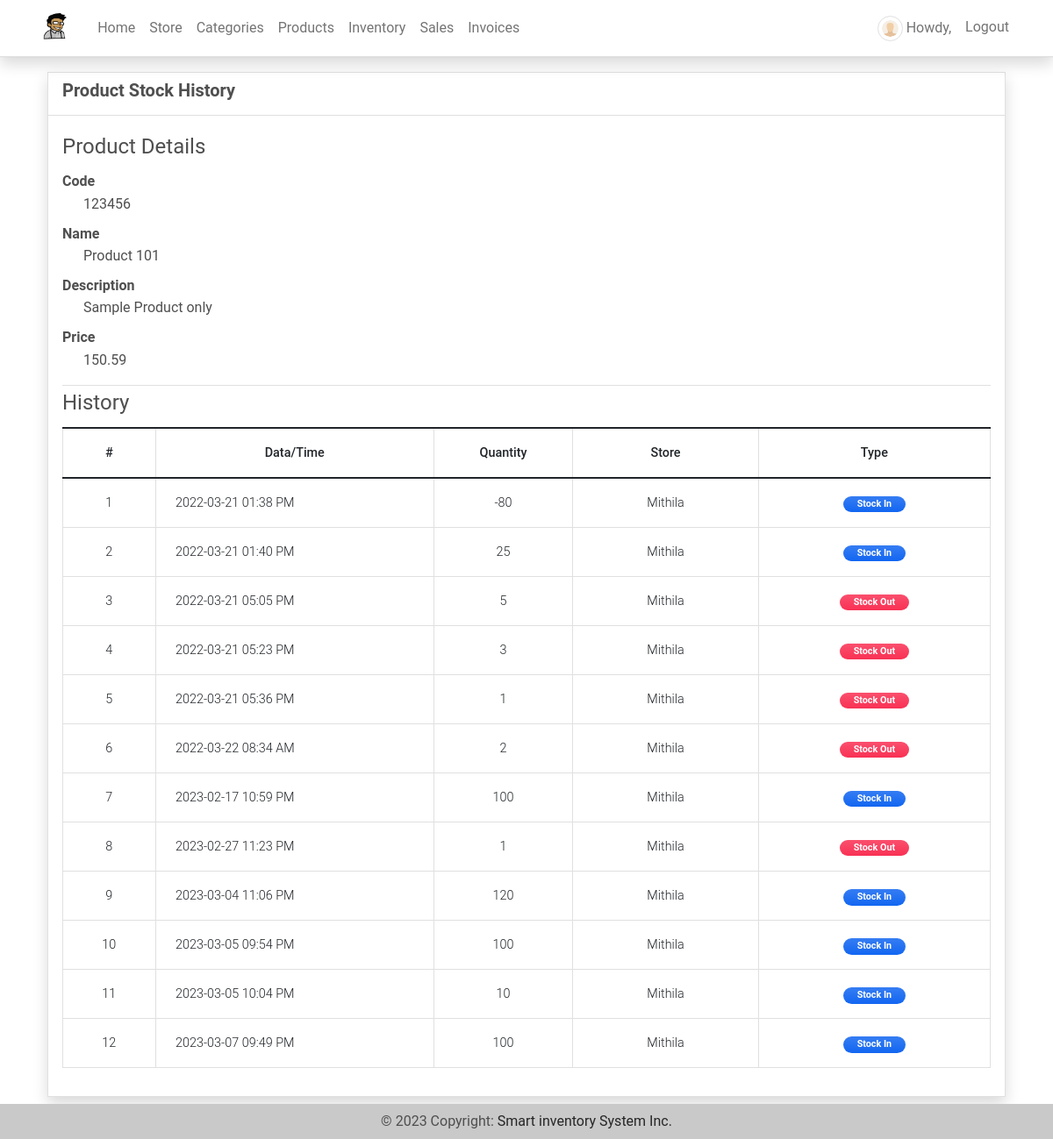
The page /inventory/1 (signed in) on the database as committed earlier.
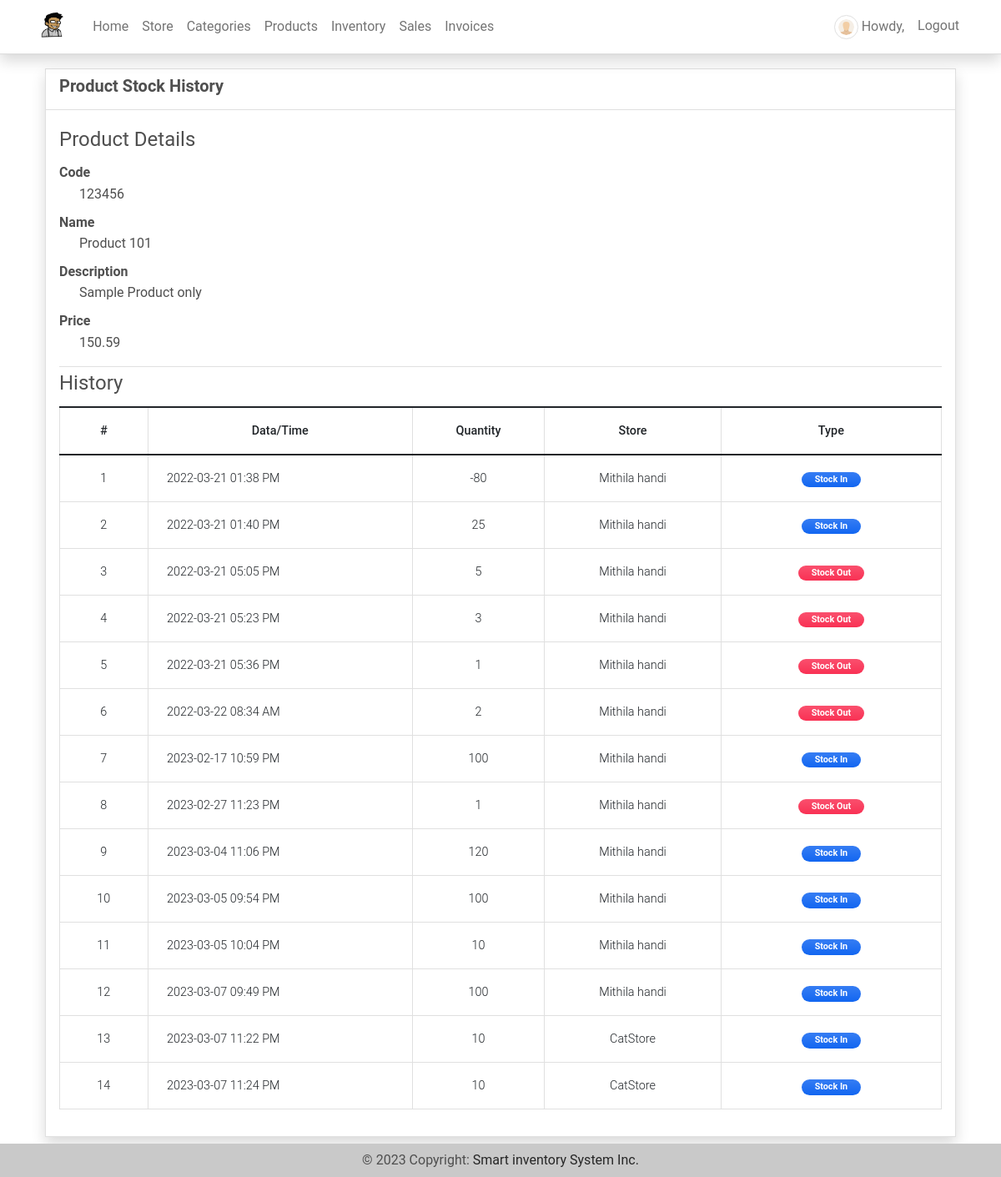
The same page on the database as committed later.
### imsApp/models.py (models this page shows, shortened)
class Stock(models.Model):
    product = models.ForeignKey(Product, on_delete=models.CASCADE)
    quantity = models.FloatField(default=0)
    store = models.ForeignKey(Store,on_delete=models.CASCADE,default=1)
    type = models.CharField(max_length=2,choices=(('1','Stock-in'),('2','Stock-Out')), default = 1)
    date_created = models.DateTimeField(default=timezone.now)
    date_updated = models.DateTimeField(auto_now=True)

class Store(models.Model):
    name = models.CharField(max_length=250)
    address = models.TextField()
    category = models.ForeignKey(Category, on_delete=models.CASCADE)
    products = models.ManyToManyField(Product, through='StoreProduct')
    date_created = models.DateTimeField(default=timezone.now)
    date_updated = models.DateTimeField(auto_now=True)
    owner = models.OneToOneField(User, default=1,on_delete=models.CASCADE ,blank=True, null=True)
    def __str__(self):
        return self.name

### imsApp/views.py (the view, shortened to what this page needs)
# urls.py: path('inventory/<int:pk>',views.inv_history,name='inventory-history-page'),
@login_required
def inv_history(request, pk= None):
    context['page_title'] = 'Inventory History'
    if pk is None:
        messages.error(request, "Product ID is not recognized")
        return redirect('inventory-page')
    else:
        if request.user.is_superuser:
            product = Product.objects.get(id = pk)
            stocks = Stock.objects.filter(product = product).all()
            context['product'] = product
            context['stocks'] = stocks
        return render(request, 'inventory-history.html', context )

### imsApp/models.py (called while the page is built)
    def __str__(self):
        return self.code + ' - ' + self.name

### imsApp/templates/inventory-history.html (shortened to what this page needs)
{% extends 'base.html' %} {% load humanize %} {% block pageContent %}
<div class="container pt-3">
    <div class="card card-default border shadow rounded-0">
        <div class="card-header">
            <div class="w-100 d-flex justify-content-between">
                <h5 class="fw-bolder card-title">Product Stock History</h5>
            </div>
        </div>
        <div class="card-body">
            <div class="conteiner-fluid">
                <fieldset class="border-bottom">
                    <legend>Product Details</legend>
                    <dl>
                        <dt class="tex-muted">Code</dt>
                        <dd class="ps-4">{{ product.code }}</dd>
                        <dt class="tex-muted">Name</dt>
                        <dd class="ps-4">{{ product.name }}</dd>
                        <dt class="tex-muted">Description</dt>
                        <dd class="ps-4">{{ product.description }}</dd>
                        <dt class="tex-muted">Price</dt>
                        <dd class="ps-4">{{ product.price|intcomma }}</dd>
                    </dl>
                </fieldset>
                <fieldset>
                    <legend>History</legend>
                    <table class="table table-bordered" id="stock-tbl">
                        <colgroup>
                            {% if not isuser %}
                            <col width="5%">
                            <col width="20%">
                            <col width="10%">
                            <col width="20%">
                            <col width="15%">
                            <col width="20%">
                            {% else %}
                            <col width="10%">
                            <col width="30%">
                            <col width="15%">
                            <col width="20%">
                            <col width="25%">
                            {% endif %}
                        </colgroup>
                        <thead>
                            <th class="text-center">#</th>
                            <th class="text-center">Data/Time</th>
                            <th class="text-center">Quantity</th>
                            <th class="text-center">Store</th>
                            <th class="text-center">Type</th>
                        </thead>
                        <tbody>
                            {% for stock in stocks %}
                            <tr>
                                <td class="text-center">{{ forloop.counter }}</td>
                                <td class="">{{ stock.date_created|date:"Y-m-d h:i A" }}</td>
                                <td class="text-center">{{ stock.quantity|floatformat:0|intcomma }}</td>
                                <td class="text-center">{{ stock.store }}</td>
                                <td class="text-center">
                                    {% if stock.type == '1' %}
                                    <span class="badge px-3 rounded-pill bg-primary bg-gradient">Stock In</span> {% else %}
                                    <span class="badge px-3 rounded-pill bg-danger bg-gradient">Stock Out</span> {% endif %}
                                </td>
                            </tr>
                            {% endfor %}
                        </tbody>
                    </table>
                </fieldset>
            </div>
        </div>
    </div>
</div>
{% endblock pageContent %}

Rows that differ between the two databases and show on the page:
changed through a linked row, Stock "2022-03-21 01:38 PM": store "Mithila" → "Mithila handi"
changed through a linked row, Stock "2022-03-21 01:40 PM": store "Mithila" → "Mithila handi"
changed through a linked row, Stock "2022-03-21 05:05 PM": store "Mithila" → "Mithila handi"
changed through a linked row, Stock "2022-03-21 05:23 PM": store "Mithila" → "Mithila handi"
changed through a linked row, Stock "2022-03-21 05:36 PM": store "Mithila" → "Mithila handi"
changed through a linked row, Stock "2022-03-22 08:34 AM": store "Mithila" → "Mithila handi"
changed through a linked row, Stock "2023-02-17 10:59 PM": store "Mithila" → "Mithila handi"
changed through a linked row, Stock "2023-02-27 11:23 PM": store "Mithila" → "Mithila handi"
changed through a linked row, Stock "2023-03-04 11:06 PM": store "Mithila" → "Mithila handi"
changed through a linked row, Stock "2023-03-05 09:54 PM": store "Mithila" → "Mithila handi"
changed through a linked row, Stock "2023-03-05 10:04 PM": store "Mithila" → "Mithila handi"
changed through a linked row, Stock "2023-03-07 09:49 PM": store "Mithila" → "Mithila handi"
added Stock: date_created "2023-03-07 11:22 PM", quantity "10", store "CatStore", type "Stock In"
added Stock: date_created "2023-03-07 11:24 PM", quantity "10", store "CatStore", type "Stock In"
